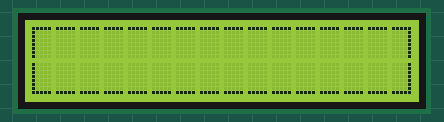
Recording of a sketch running on a simulated Arduino Uno, built with avr-gcc and run on an emulated ATmega328P. On the bench: 16×2 character LCD.

Above: at 0.2 s.
At 2.3 s:
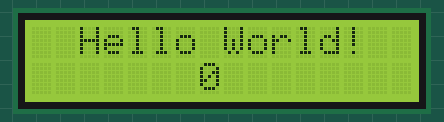
At 11.4 s:
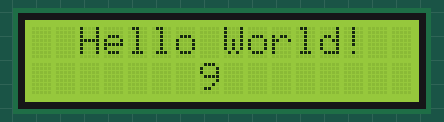
At 20.5 s:
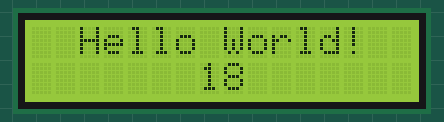
At 29.6 s:
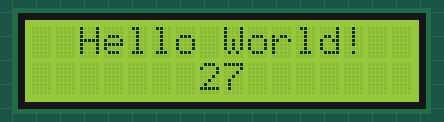
At 38.8 s:
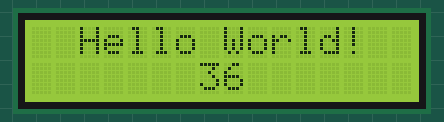

The sketch:

1602_LCD_I2C_arduino.ino
```cpp
     /***
Test for LCD-Display 1602 with Arduino
***/

/* Pinning
 *  Display (Pin) - Arduino
 *  GND  (1) - GND
 *  VCC  (2) - VCC
 *  SDA  (3) - A4
 *  SCL  (4) - A5
 */

/*

Umlaute, Sonderzeichen in Hex:

ä : \xE1
ö : \xEF
ü : \xF5
ß : \xE2
° : \xDF
μ : \xE4
Ω : \xF4
*/


#include <Wire.h>
#include <LiquidCrystal_I2C.h>

#define I2C_ADDR          0x27
#define BACKLIGHT_PIN      3
#define En_pin             2
#define Rw_pin             1
#define Rs_pin             0
#define D4_pin             4
#define D5_pin             5
#define D6_pin             6
#define D7_pin             7

LiquidCrystal_I2C lcd(I2C_ADDR, En_pin,Rw_pin,Rs_pin,D4_pin,D5_pin,D6_pin,D7_pin);

byte borderLeftTop[8] = {
	0b11111,
	0b10000,
	0b10000,
	0b10000,
	0b10000,
	0b10000,
	0b10000,
	0b10000
};

byte borderRightTop[8] = {
	0b11111,
	0b00001,
	0b00001,
	0b00001,
	0b00001,
	0b00001,
	0b00001,
	0b00001
};

byte borderLeftBottom[8] = {
	0b10000,
	0b10000,
	0b10000,
	0b10000,
	0b10000,
	0b10000,
	0b10000,
	0b11111
};

byte borderRightBottom[8] = {
	0b00001,
	0b00001,
	0b00001,
	0b00001,
	0b00001,
	0b00001,
	0b00001,
	0b11111
};

byte borderLeft[8] = {
	0b10000,
	0b10000,
	0b10000,
	0b10000,
	0b10000,
	0b10000,
	0b10000,
	0b10000
};

byte borderRight[8] = {
	0b00001,
	0b00001,
	0b00001,
	0b00001,
	0b00001,
	0b00001,
	0b00001,
	0b00001
};

byte borderTop[8] = {
	0b11111,
	0b00000,
	0b00000,
	0b00000,
	0b00000,
	0b00000,
	0b00000,
	0b00000
};

byte borderBottom[8] = {
	0b00000,
	0b00000,
	0b00000,
	0b00000,
	0b00000,
	0b00000,
	0b00000,
	0b11111
};

byte allPixelOn[8] = {
    0b11111,
    0b11111,
    0b11111,
    0b11111,
    0b11111,
    0b11111,
    0b11111,
    0b11111
};


int cnt = 0;

void setup() {
	//Define the LCD as 16 column by 2 rows
	lcd.begin (16,2);
 	lcd.createChar(0, borderLeftTop);
 	lcd.createChar(1, borderTop);
	lcd.createChar(2, borderBottom);
	lcd.createChar(3, borderRightTop);

	lcd.createChar(4, borderLeftBottom);
	lcd.createChar(5, borderRightBottom);


	//Switch on backlight
	lcd.setBacklightPin(BACKLIGHT_PIN,POSITIVE);
	lcd.setBacklight(HIGH);

	lcd.setCursor(0,0);
	lcd.write(byte(0));
	lcd.setCursor(15,0);
	lcd.write(byte(3));

	lcd.setCursor(0,1);
 	lcd.write(byte(4));
	lcd.setCursor(15,1);
	lcd.write(byte(5));

	for(int i=1; i<=14; i++) {
		lcd.setCursor(i,0);
		lcd.write(byte(1));
		lcd.setCursor(i,1);
		lcd.write(byte(2));
	}

	delay(2000);
	lcd.setCursor(0,0);
	lcd.print("                ");
	lcd.setCursor(0,1);
	lcd.print("                ");
}


void loop(){


 	lcd.setCursor(2,0);
	lcd.print("Hello World!");
	lcd.setCursor(7,1);
	lcd.print(cnt);
	cnt++;
	delay(1000);

}
```

Measured:
- what the display in image 1 shows lasts 1.0 s, from 2.2 s to 3.2 s
